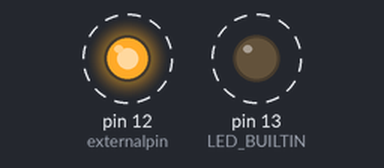
Bench run of a sketch on a simulated Arduino Uno, built with avr-gcc and run on an emulated ATmega328P. On the bench: output pins drawn as LEDs (lit = HIGH). Dashed ring = blinking.

Above: at 0.4 s.
Timing chart, 0 to 3.0 s (numbered marks = the images above):
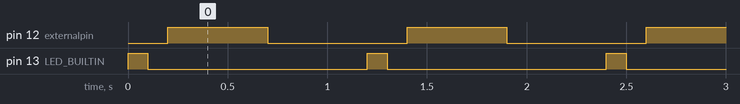

The sketch:

Blink_test1.ino
```cpp
// the setup function runs once when you press reset or power the board
int externalpin = 12 ;
void setup() {
  // initialize digital pin LED_BUILTIN as an output.
  pinMode(LED_BUILTIN, OUTPUT);
   pinMode(externalpin, OUTPUT);

}

// the loop function runs over and over again forever
void loop() {
  digitalWrite(LED_BUILTIN, HIGH);   // turn the LED on (HIGH is the voltage level)
  delay(100);                       // wait for a second
  digitalWrite(LED_BUILTIN, LOW);    // turn the LED off by making the voltage LOW
  delay(100);                       // wait for a second
   digitalWrite(externalpin, HIGH);   // turn the LED on (HIGH is the voltage level)
  delay(500);                       // wait for a second
  digitalWrite(externalpin, LOW);    // turn the LED off by making the voltage LOW
  delay(500);                       // wait for a second
}
```

Measured:
- by itself, pin 12 (externalpin): alternates HIGH for 0.50 s and LOW for 0.70 s
- by itself, pin 13 (LED_BUILTIN): alternates HIGH for 0.10 s and LOW for 1.1 s
- by itself, everything shown: repeats every 1.2 s, in 4 steps
